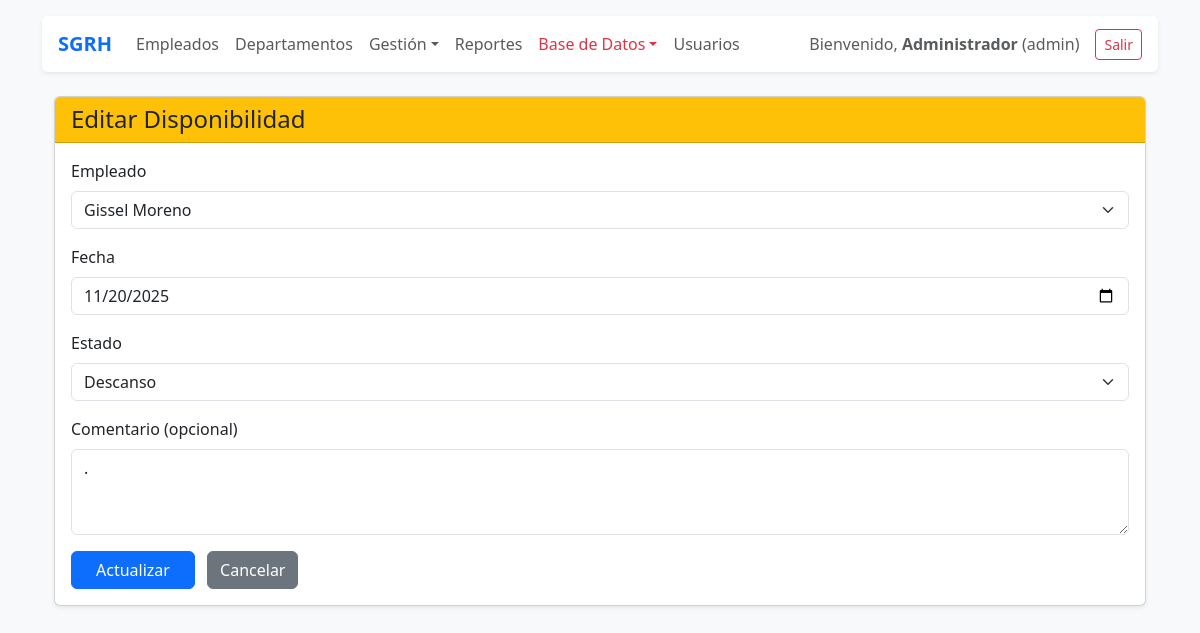
Page /public/?route=disponibilidad_editar&id=5 (signed in) on the committed database.
### tables this page shows
CREATE TABLE `disponibilidades` (
  `id` int(11) NOT NULL AUTO_INCREMENT,
  `empleado_id` int(11) NOT NULL,
  `fecha` date NOT NULL,
  `estado` enum('disponible','ausente','descanso','especial') NOT NULL DEFAULT 'disponible',
  `comentario` varchar(255) DEFAULT NULL,
  `created_at` timestamp NOT NULL DEFAULT current_timestamp(),
  `updated_at` timestamp NOT NULL DEFAULT current_timestamp() ON UPDATE current_timestamp(),
  PRIMARY KEY (`id`),
  UNIQUE KEY `uq_disponibilidad_fecha` (`empleado_id`,`fecha`),
  CONSTRAINT `fk_disponibilidad_empleado` FOREIGN KEY (`empleado_id`) REFERENCES `empleados` (`id`) ON DELETE CASCADE ON UPDATE CASCADE
);

CREATE TABLE `empleados` (
  `id` int(11) NOT NULL AUTO_INCREMENT,
  `user_id` int(11) NOT NULL,
  `nombre` varchar(100) NOT NULL,
  `apellidos` varchar(150) NOT NULL,
  `genero` enum('masculino','femenino','otro') NOT NULL,
  `correo` varchar(150) NOT NULL,
  `curp` char(18) NOT NULL,
  `puesto` varchar(100) DEFAULT NULL,
  `departamento_id` int(11) NOT NULL,
  `estado` enum('activo','baja') NOT NULL DEFAULT 'activo',
  `created_at` timestamp NOT NULL DEFAULT current_timestamp(),
  `updated_at` timestamp NOT NULL DEFAULT current_timestamp() ON UPDATE current_timestamp(),
  PRIMARY KEY (`id`),
  UNIQUE KEY `correo` (`correo`),
  UNIQUE KEY `curp` (`curp`),
  KEY `fk_empleado_departamento` (`departamento_id`),
  CONSTRAINT `fk_empleado_departamento` FOREIGN KEY (`departamento_id`) REFERENCES `departamentos` (`id`) ON UPDATE CASCADE
);

### app/core/Controller.php (called while the page is built, shortened)
<?php
class Controller {
    protected function view(string $template, array $data = []) {
        extract($data);
        $viewPath = __DIR__ . '/../views/' . $template . '.php';
        include __DIR__ . '/../views/layout/header.php';
        include __DIR__ . '/../views/layout/nav.php';
        include $viewPath;
        include __DIR__ . '/../views/layout/footer.php';
    }
}

### app/controllers/DisponibilidadController.php (called while the page is built, shortened)
<?php
require_once __DIR__ . '/../models/Disponibilidad.php';
class DisponibilidadController extends Controller {
    public function editar($id) {
        $disponibilidad = Disponibilidad::buscar($id);
        $empleados = Empleado::all();
        $this->view('disponibilidad/editar', compact('disponibilidad', 'empleados'));
    }
}

### app/models/Disponibilidad.php (called while the page is built, shortened)
<?php
class Disponibilidad {
    public static function buscar($id) {
        $db = Database::getInstance();
        $stmt = $db->prepare("
            SELECT *
            FROM disponibilidades
            WHERE id = ?
        ");
        $stmt->execute([$id]);
        return $stmt->fetch();
    }
}

### app/models/Empleado.php (called while the page is built, shortened)
<?php
class Empleado {
    public static function all() {
        $db = Database::getInstance();
        $sql = "SELECT e.*, d.nombre AS departamento
                FROM empleados e
                LEFT JOIN departamentos d ON d.id = e.departamento_id
                ORDER BY e.id DESC";
        return $db->query($sql)->fetchAll();
    }
}

### app/views/disponibilidad/editar.php (the view, shortened to what this page needs)
<div class="container mt-4">
    <div class="card shadow-sm">
        <div class="card-header bg-warning text-dark">
            <h4 class="mb-0">Editar Disponibilidad</h4>
        </div>
        <div class="card-body">
            <form method="POST" action="/SGRH_PHP_MVC/public/?route=disponibilidad_editar&id=<?= $disponibilidad['id'] ?>">
                <div class="mb-3">
                    <label class="form-label">Empleado</label>
                    <select name="empleado_id" class="form-select" required>
                        <?php foreach ($empleados as $e): ?>
                            <option
                                value="<?= $e['id'] ?>"
                                <?= $e['id'] == $disponibilidad['empleado_id'] ? 'selected' : '' ?>>
                                <?= $e['nombre'] . " " . $e['apellidos'] ?>
                            </option>
                        <?php endforeach; ?>
                    </select>
                </div>
                <div class="mb-3">
                    <label class="form-label">Fecha</label>
                    <input type="date" name="fecha" value="<?= $disponibilidad['fecha'] ?>" class="form-control" required>
                </div>
                <div class="mb-3">
                    <label class="form-label">Estado</label>
                    <select name="estado" class="form-select" required>
                        <option value="descanso" <?= $disponibilidad['estado'] == 'descanso' ? 'selected' : '' ?>>Descanso</option>
                    </select>
                </div>
                <div class="mb-3">
                    <label class="form-label">Comentario (opcional)</label>
                    <textarea name="comentario" class="form-control" rows="3"><?= $disponibilidad['comentario'] ?></textarea>
                </div>
                <button class="btn btn-primary px-4">Actualizar</button>
                <a href="/SGRH_PHP_MVC/public/?route=disponibilidad" class="btn btn-secondary ms-2">Cancelar</a>
            </form>
        </div>
    </div>
</div>

### rows in the picture
disponibilidades: empleado_id "Gissel Moreno", fecha "11/20/2025", estado "Descanso", comentario "."

### other values in the picture
$u['name'] "Administrador"
$u['role'] "admin"
